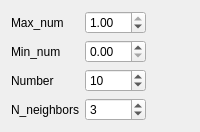
             <widget class="QWidget" name="to_mutualinfo_regression">
              <layout class="QGridLayout" name="gridLayout_12">
               <item row="1" column="1">
                <widget class="QDoubleSpinBox" name="doubleSpinBox_mutualinforeg_minnum">
                 <property name="maximum">
                  <double>1.000000000000000</double>
                 </property>
                 <property name="singleStep">
                  <double>0.100000000000000</double>
                 </property>
                 <property name="value">
                  <double>0.000000000000000</double>
                 </property>
                </widget>
               </item>
               <item row="1" column="0">
                <widget class="QLabel" name="label_32">
                 <property name="text">
                  <string>Min_num</string>
                 </property>
                </widget>
               </item>
               <item row="3" column="0">
                <widget class="QLabel" name="label_mutualinforeg">
                 <property name="text">
                  <string>N_neighbors</string>
                 </property>
                </widget>
               </item>
               <item row="0" column="0">
                <widget class="QLabel" name="label_31">
                 <property name="text">
                  <string>Max_num</string>
                 </property>
                </widget>
               </item>
               <item row="2" column="0">
                <widget class="QLabel" name="label_33">
                 <property name="text">
                  <string>Number</string>
                 </property>
                </widget>
               </item>
               <item row="2" column="1">
                <widget class="QSpinBox" name="spinBox_mutualinforeg_num">
                 <property name="maximum">
                  <number>10000</number>
                 </property>
                 <property name="singleStep">
                  <number>5</number>
                 </property>
                 <property name="value">
                  <number>10</number>
                 </property>
                </widget>
               </item>
               <item row="0" column="1">
                <widget class="QDoubleSpinBox" name="doubleSpinBox_mutualinforeg_maxnum">
                 <property name="maximum">
                  <double>1.000000000000000</double>
                 </property>
                 <property name="singleStep">
                  <double>0.100000000000000</double>
                 </property>
                 <property name="value">
                  <double>1.000000000000000</double>
                 </property>
                </widget>
               </item>
               <item row="3" column="1">
                <widget class="QSpinBox" name="spinBox_mutualinforeg_neighbors">
                 <property name="value">
                  <number>3</number>
                 </property>
                </widget>
               </item>
               <item row="0" column="2">
                <spacer name="horizontalSpacer_14">
                 <property name="orientation">
                  <enum>Qt::Horizontal</enum>
                 </property>
                 <property name="sizeHint" stdset="0">
                  <size>
                   <width>40</width>
                   <height>20</height>
                  </size>
                 </property>
                </spacer>
               </item>
              </layout>
             </widget>
